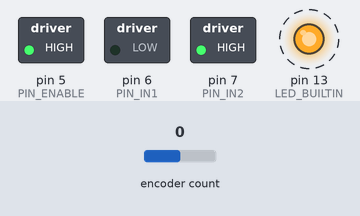
Simulated run of this program. Board: Arduino Uno, built with avr-gcc and run on an emulated ATmega328P. Shown: switched loads named in the program (green lamp = pin HIGH), output pins drawn as LEDs (lit = HIGH). Dashed ring = blinking. The test bench sets the inputs (shaded band); at power-on: encoder count 0. What the program prints to the serial monitor is not drawn.

Above: at 2.12 s.
Timing chart, 0 to 5.0 s (numbered marks = the images above):
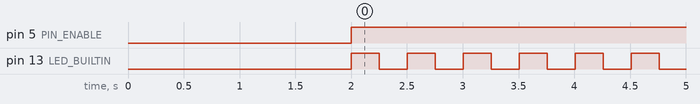

The program:

main.cpp
```cpp
#include <Arduino.h>
#include <blink.h>
#include <motor.h>
#include <Encoder.h>
#include <SoftwareSerial.h>
#include "config.h"

// Motor funcionando a lazo cerrado.


// En esta región se selecciona el puerto, asignando a cada una de las opciones el mismo nombre.
#if COM_SOFTWARESERIAL
  SoftwareSerial  PuertoCom(10, 11);		// Puerto Bluetooth.
#else
  HardwareSerial & PuertoCom = Serial;						// Puerto nativo
#endif
//static float ppr=200;

blink parpadeo(LED_BUILTIN);
motor motordc(PIN_ENABLE,PIN_IN1,PIN_IN2);
Encoder miEncoder(PIN_ENCODER_A,PIN_ENCODER_B);

void Telemetria(unsigned long interval);


void setup() {
  delay(2000);
  PuertoCom.begin(BAUDRATE);
  parpadeo.init();
  motordc.init();
  PuertoCom.flush();

}

void loop() {
  float Kp = 0.1;

  signals.r = 1000.0;  // pulsos
  signals.y = (float)miEncoder.read(); // pulsos
  signals.e = signals.r - signals.y;   // pulsos
  signals.u = Kp * signals.e;
  int potencia = constrain((int) 255 / 9 * signals.u,-255,255);
  motordc.run(potencia);

  Telemetria(100);


  parpadeo.update(250);

}

void Telemetria(unsigned long interval)
{
  static bool primeraVez=true;

	static unsigned long previousMillis = 0;        // will store last time LED was updated
	//const long interval = 1000;           // interval at which to blink (milliseconds)
	unsigned long currentMillis = millis();
	static float yk_1=10;

	if (primeraVez)
  {
    PuertoCom.print("y e u");
    primeraVez=false;
  }

	if(currentMillis - previousMillis > interval)
	{
		previousMillis = currentMillis;
    // cálculo de la velocidad.
    signals.v=(signals.y-yk_1)/(float)interval;
    yk_1=signals.y;

		PuertoCom.print(signals.y);
    PuertoCom.print("\t");
    //PuertoCom.print(signals.e);
    //PuertoCom.print("\t");
    //PuertoCom.print(signals.v);
    //PuertoCom.print("\t");
    //PuertoCom.print(signals.u);
    //PuertoCom.print("\t");
    PuertoCom.println();
	}

}
```

blink.cpp
```cpp
#include "blink.h"

blink::blink(int pin)
{
	this->pin=pin;
	init();
}

void blink::init()
{
	pinMode(pin,OUTPUT);
}

void blink::update(unsigned long interval)
{
	static unsigned long previousMillis = 0;        // will store last time LED was updated
	//const long interval = 1000;           // interval at which to blink (milliseconds)
	unsigned long currentMillis = millis();
	static bool estadoPin=false;

	if(currentMillis - previousMillis > interval)
	{
		previousMillis = currentMillis;
		estadoPin==false? estadoPin=true : estadoPin=false;
		digitalWrite(pin, estadoPin);
	}

}
```

blink.h
```cpp
#ifndef BLINK_H
#define BLINK_H

#include <Arduino.h>

class blink
{
    private:
        int pin;
        unsigned long interval;
    public:
    blink(int pin);
    void init();
    void update(unsigned long interval);

};

#endif
```

motor.cpp
```cpp
#include "motor.h"

motor::motor(int pinEnable,int pinA,int pinB)
{
    this ->pinEnable=pinEnable;
    this ->pinA=pinA;
    this ->pinB=pinB;
    init();
}
// Inicialización del motor
void motor::init()
{
    pinMode(pinEnable,OUTPUT);
    pinMode(pinA,OUTPUT);
    pinMode(pinB,OUTPUT);
    digitalWrite(pinA,LOW);
    digitalWrite(pinB,OUTPUT);
}
// Mover el motor
void motor::run(int potencia)
{

    if (potencia==0) // detener el motor
  {
    digitalWrite(pinA,LOW);
    digitalWrite(pinB,LOW);
  }
  else
  {
    if (potencia >0)
    {
      digitalWrite(pinA,LOW);
      digitalWrite(pinB,HIGH);
      analogWrite(pinEnable,potencia);
    }
    else
    {
      digitalWrite(pinA,HIGH);
      digitalWrite(pinB,LOW);
      analogWrite(pinEnable,abs(potencia));
    }

  }
}

// Chequear el motor
void motor::check()
{
    for(int i=0;i<255;i++)
    {
        motor::run(i);
        delay(10);
    }
    for(int i=255;i>-255;i--)
    {
        motor::run(i);
        delay(10);
    }
    for(int i=-255;i<0;i++)
    {
        motor::run(i);
        delay(10);
    }

}
```

motor.h
```cpp
#ifndef MOTOR_H
#define MOTOR_H

#include <Arduino.h>

class motor{
    private:
    int pinEnable;
    int pinA;
    int pinB;

    public:
    motor(int pinEnable,int pinA,int pinB);
    void init();
    void run(int potencia);
    void check();

};


#endif
```

config.h
```cpp
#include <Arduino.h>

#define COM_SOFTWARESERIAL false

const long BAUDRATE = 115200;

const int PIN_ENCODER_A=2;
const int PIN_ENCODER_B=3;
const int PIN_ENABLE=5;
const int PIN_IN1=6;
const int PIN_IN2=7;

struct Signals {
  float r;    // Referencia
  float y;    // Salida del sistema (Posición)
  float v;    // Salida del sistema (Velocidad)
  float e;    // Error
  float u;    // Acción de control
};

Signals signals={0,0,0,0,0};
```

Measured:
- by itself, pin 5 (PIN_ENABLE): LOW → HIGH at 2.0 s
- by itself, pin 13 (LED_BUILTIN): alternates HIGH for 0.25 s and LOW for 0.25 s
